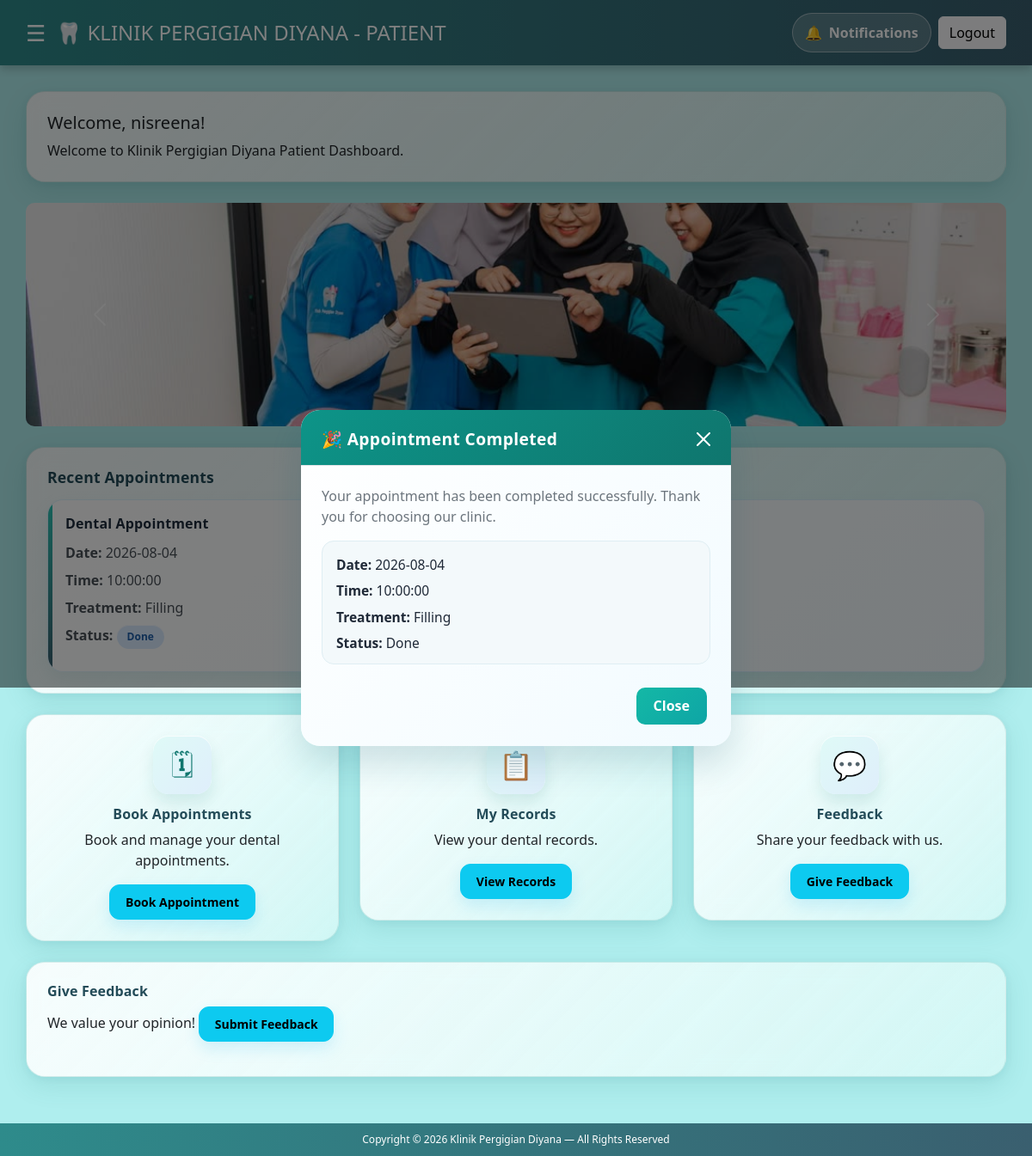
The app's page /patient/dashboard_patient.php (signed in) with its own data.
### tables this page shows
CREATE TABLE `appointments` (
  `id` int(11) NOT NULL,
  `customer_id` int(11) NOT NULL,
  `dentist` varchar(100) DEFAULT NULL,
  `date` date DEFAULT NULL,
  `time` time DEFAULT NULL,
  `treatment` varchar(100) DEFAULT NULL,
  `status` varchar(50) DEFAULT NULL,
  `notes` text DEFAULT NULL
);

### patient/dashboard_patient.php (the view, shortened to what this page needs)
<?php
include("../config.php");
$userId = $_SESSION["user_id"] ?? null;
$username = $_SESSION["username"] ?? "";
if ($username === "" && $userId) {
    $sqlUser = "SELECT id, username FROM users WHERE id=? LIMIT 1";
    $stmtUser = $conn->prepare($sqlUser);
    $stmtUser->bind_param("i", $userId);
    $stmtUser->execute();
    $resultUser = $stmtUser->get_result()->fetch_assoc();
    $stmtUser->close();
    if (!$resultUser) {
        header("Location: ../login.php");
        exit;
    }
    $username = $resultUser["username"];
    $_SESSION["username"] = $username;
} else {
    $sqlUser = "SELECT id FROM users WHERE username=? LIMIT 1";
    $stmtUser = $conn->prepare($sqlUser);
    $stmtUser->bind_param("s", $username);
    $stmtUser->execute();
    $resultUser = $stmtUser->get_result()->fetch_assoc();
}
$customer_id = $resultUser["id"] ?? $userId;
$sqlLatestApp = "SELECT date, time, treatment, status
                 FROM appointments
                 WHERE customer_id=?
                 ORDER BY date DESC, time DESC, id DESC
                 LIMIT 1";
$stmtLatestApp = $conn->prepare($sqlLatestApp);
$stmtLatestApp->bind_param("i", $customer_id);
$stmtLatestApp->execute();
$latestAppointment = $stmtLatestApp->get_result()->fetch_assoc();
$sqlApp = "SELECT date, time, treatment, status
           FROM appointments
           WHERE customer_id=?
           ORDER BY date DESC, time DESC, id DESC
           LIMIT 3";
$stmtApp = $conn->prepare($sqlApp);
$stmtApp->bind_param("i", $customer_id);
$stmtApp->execute();
$resultApp = $stmtApp->get_result();
$statusPopup = null;
if ($latestAppointment && !empty(trim((string)($latestAppointment["status"] ?? "")))) {
    $latestStatus = trim((string)$latestAppointment["status"]);
    $popupConfig = [
        "pending" => [
            "title" => "Appointment is Pending",
            "message" => "Your appointment is still awaiting confirmation from the clinic.",
            "icon" => "⏳"
        ],
        "approved" => [
            "title" => "Appointment Approved",
            "message" => "Your appointment has been approved. Please attend on the scheduled date and time.",
            "icon" => "✅"
        ],
        "done" => [
            "title" => "Appointment Completed",
            "message" => "Your appointment has been completed successfully. Thank you for choosing our clinic.",
            "icon" => "🎉"
        ],
        "cancelled" => [
            "title" => "Appointment Cancelled",
            "message" => "Your appointment has been cancelled. You may book a new one whenever needed.",
            "icon" => "⚠️"
        ]
    ];
    $statusPopup = $popupConfig[strtolower($latestStatus)] ?? [
        "title" => "Appointment Status Update",
        "message" => "Your current appointment status is " . htmlspecialchars($latestStatus) . ".",
        "icon" => "ℹ️"
    ];
}
?>
<!DOCTYPE html>
<html lang="en">
<head>
<link href="https://cdn.jsdelivr.net/npm/bootstrap@5.3.0/dist/css/bootstrap.min.css" rel="stylesheet">
<link rel="stylesheet" href="../css/dashboard_patient.css">
</head>
<body>
<div class="header">
    <div class="header-left">
        <span class="menu-toggle" onclick="toggleSidebar()">☰</span>
        <h4>🦷 KLINIK PERGIGIAN DIYANA - PATIENT</h4>
    </div>
    <div class="header-actions">
        <div class="notification-panel">
            <details>
                <summary>
                    🔔 <span>Notifications</span>
                </summary>
            </details>
        </div>
        <a href="../index.php" class="btn btn-light">Logout</a>
    </div>
</div>
<div class="container-fluid flex-grow-1">
    <div class="row">
        <div class="col-md-12 content" id="content">
            <div class="card mb-4">
                <div class="card-body">
                    <h5>
                        Welcome, <?= htmlspecialchars($username) ?>!
                    </h5>
                    <p class="mb-0">
                        Welcome to Klinik Pergigian Diyana Patient Dashboard.
                    </p>
                </div>
            </div>
            <div id="clinicCarousel"
                 class="carousel slide mb-4"
                 data-bs-ride="carousel">
                <div class="carousel-inner">
                    <div class="carousel-item active">
                        <img src="../img/clinic1.jpeg"
                             class="d-block w-100"
                             alt="Clinic Image 1">
                    </div>
                </div>
                <button class="carousel-control-prev"
                        type="button"
                        data-bs-target="#clinicCarousel"
                        data-bs-slide="prev">
                    <span class="carousel-control-prev-icon"></span>
                </button>
                <button class="carousel-control-next"
                        type="button"
                        data-bs-target="#clinicCarousel"
                        data-bs-slide="next">
                    <span class="carousel-control-next-icon"></span>
                </button>
            </div>
            <div class="card mb-4">
                <div class="card-body">
                    <h6 class="appointment-title">
                        Recent Appointments
                    </h6>
                    <div class="appointment-container">
                        <?php if ($resultApp->num_rows > 0): ?>
                            <?php while($row = $resultApp->fetch_assoc()): ?>
                                <?php
                                    $appointmentStatus = trim((string)($row["status"] ?? ""));
                                    $appointmentStatusClass = strtolower($appointmentStatus);
                                    $appointmentStatusStyles = [
                                        "approved" => "background:#d9f2df;color:#207a39;",
                                        "pending" => "background:#fff0cf;color:#a56500;",
                                        "cancelled" => "background:#fbdada;color:#b52b2b;",
                                        "done" => "background:#d9eaff;color:#1e5fa8;"
                                    ];
                                    $appointmentStatusStyle = $appointmentStatusStyles[$appointmentStatusClass] ?? "background:#e9ecef;color:#495057;";
                                ?>
                                <div class="appointment-card">
                                    <h6>
                                        Dental Appointment
                                    </h6>
                                    <p>
                                        <strong>Date:</strong>
                                        <?= htmlspecialchars($row["date"]) ?>
                                    </p>
                                    <p>
                                        <strong>Time:</strong>
                                        <?= htmlspecialchars($row["time"]) ?>
                                    </p>
                                    <p>
                                        <strong>Treatment:</strong>
                                        <?= htmlspecialchars($row["treatment"]) ?>
                                    </p>
                                    <p>
                                        <strong>Status:</strong>
                                        <span class="status" style="<?= $appointmentStatusStyle ?>">
                                            <?= htmlspecialchars($appointmentStatus) ?>
                                        </span>
                                    </p>
                                </div>
                            <?php endwhile; ?>
                        <?php endif; ?>
                    </div>
                </div>
            </div>
            <div class="row text-center mb-4">
                <div class="col-md-4">
                    <div class="card top-card">
                        <div class="card-body">
                            <div class="icon">🗓</div>
                            <h6>Book Appointments</h6>
                            <p>
                                Book and manage your dental appointments.
                            </p>
                            <a href="our_dentist.php"
                               class="btn btn-info btn-sm">
                                Book Appointment
                            </a>
                        </div>
                    </div>
                </div>
                <div class="col-md-4">
                    <div class="card top-card">
                        <div class="card-body">
                            <div class="icon">📋</div>
                            <h6>My Records</h6>
                            <p>
                                View your dental records.
                            </p>
                            <a href="patient_past.php"
                               class="btn btn-info btn-sm">
                                View Records
                            </a>
                        </div>
                    </div>
                </div>
                <div class="col-md-4">
                    <div class="card top-card">
                        <div class="card-body">
                            <div class="icon">💬</div>
                            <h6>Feedback</h6>
                            <p>
                                Share your feedback with us.
                            </p>
                            <a href="patient_feedback.php"
                               class="btn btn-info btn-sm">
                                Give Feedback
                            </a>
                        </div>
                    </div>
                </div>
            </div>
            <div class="card mb-4">
                <div class="card-body">
                    <h6>Give Feedback</h6>
                    <p>
                        We value your opinion!
                        <a href="patient_feedback.php"
                           class="btn btn-info btn-sm">
                            Submit Feedback
                        </a>
                    </p>
                </div>
            </div>
        </div>
    </div>
</div>
<?php if ($statusPopup && $latestAppointment): ?>
<div class="modal fade appointment-status-modal" id="appointmentStatusModal" tabindex="-1" aria-labelledby="appointmentStatusModalLabel" aria-hidden="true">
    <div class="modal-dialog modal-dialog-centered">
        <div class="modal-content">
            <div class="modal-header">
                <h5 class="modal-title fw-bold" id="appointmentStatusModalLabel">
                    <?= htmlspecialchars($statusPopup["icon"]) ?> <?= htmlspecialchars($statusPopup["title"]) ?>
                </h5>
                <button type="button" class="btn-close" data-bs-dismiss="modal" aria-label="Close"></button>
            </div>
            <div class="modal-body">
                <p class="mb-3 text-secondary"><?= htmlspecialchars($statusPopup["message"]) ?></p>
                <div class="status-detail-box">
                    <div><strong>Date:</strong> <?= htmlspecialchars($latestAppointment["date"] ?? "-") ?></div>
                    <div><strong>Time:</strong> <?= htmlspecialchars($latestAppointment["time"] ?? "-") ?></div>
                    <div><strong>Treatment:</strong> <?= htmlspecialchars($latestAppointment["treatment"] ?? "-") ?></div>
                    <div><strong>Status:</strong> <?= htmlspecialchars($latestAppointment["status"] ?? "-") ?></div>
                </div>
            </div>
            <div class="modal-footer">
                <button type="button" class="btn btn-primary" data-bs-dismiss="modal">Close</button>
            </div>
        </div>
    </div>
</div>
<?php endif; ?>
<div class="footer">
    Copyright © 2026 Klinik Pergigian Diyana — All Rights Reserved
</div>
</body>
</html>

### css/dashboard_patient.css (style rules this page uses)
body { background: #AFEEEE; font-family: 'Segoe UI', sans-serif; margin: 0; display: flex; flex-direction: column; min-height: 100vh; position: relative; }
body::before { content: none; }
.header { background: linear-gradient(90deg, #2e8b8b, #3a5f6f); color: white; padding: 15px 30px; display: flex; justify-content: space-between; align-items: center; box-shadow: 0 4px 10px rgba(0, 0, 0, 0.2); min-height: 60px; z-index: 1001; }
.header-left { display: flex; align-items: center; gap: 12px; }
.header-left h4 { margin: 0; line-height: 1.2; }
.menu-toggle { font-size: 26px; cursor: pointer; transition: transform 0.3s ease; }
.content { padding: 30px; flex-grow: 1; margin-left: 0; width: 100%; transition: all 0.3s ease; }
.top-card, .card { background: linear-gradient(135deg, rgba(255, 255, 255, 0.82), rgba(221, 250, 247, 0.72)); backdrop-filter: blur(12px); -webkit-backdrop-filter: blur(12px); border: 1px solid rgba(15, 118, 110, 0.12); border-radius: 22px; box-shadow: 0 10px 30px rgba(15, 118, 110, 0.12), 0 2px 12px rgba(14, 116, 144, 0.08); transition: transform 0.3s ease, box-shadow 0.3s ease, background 0.3s ease, border-color 0.3s ease; position: relative; overflow: hidden; }
.top-card::before, .card::before { content: ""; position: absolute; inset: 0; background: linear-gradient( 135deg, rgba(255, 255, 255, 0.4), rgba(255, 255, 255, 0) ); z-index: 0; pointer-events: none; }
.top-card .card-body, .card .card-body { position: relative; z-index: 1; padding: 1.5rem; }
.top-card h6, .card h6 { font-weight: 700; color: #234b58; letter-spacing: 0.01em; }
.top-card .icon { width: 68px; height: 68px; display: inline-flex; align-items: center; justify-content: center; border-radius: 18px; background: linear-gradient(135deg, #dffaf7, #dfeefb); font-size: 32px; margin-bottom: 14px; color: #0f766e; box-shadow: inset 0 1px 0 rgba(255,255,255,0.8), 0 10px 18px rgba(15, 118, 110, 0.12); }
.top-card .btn, .card .btn { border-radius: 12px; padding: 0.55rem 1.1rem; font-weight: 600; box-shadow: 0 8px 18px rgba(14, 165, 233, 0.15); }
.footer { background: linear-gradient(90deg, #2e8b8b, #3a5f6f); color: white; text-align: center; padding: 10px; font-size: 12px; margin-top: auto; }
#clinicCarousel { margin-bottom: 25px; }
#clinicCarousel .carousel-item img { width: 100%; height: 260px; object-fit: cover; border-radius: 10px; }
.appointment-card { background: linear-gradient(135deg, #ffffff 0%, #f3fbff 100%); border: 1px solid rgba(14, 165, 233, 0.12); border-radius: 18px; padding: 18px 20px; box-shadow: 0 8px 22px rgba(15, 118, 110, 0.08); min-width: 220px; flex: 1; position: relative; overflow: hidden; }
.appointment-card::before { content: ""; position: absolute; inset: 0 auto 0 0; width: 5px; background: linear-gradient(180deg, #2ec5b6, #3a5f6f); }
.appointment-card h6 { font-weight: 700; margin-bottom: 12px; color: #1f2d3d; }
.appointment-card p { margin-bottom: 8px; color: #495057; }
.appointment-title { margin-bottom: 15px; font-size: 1.1rem; }
.appointment-container { display: flex; gap: 15px; flex-wrap: wrap; }
.status { display: inline-block; padding: 5px 12px; border-radius: 999px; font-size: 12px; font-weight: 700; background-color: #e9f7fa; box-shadow: inset 0 1px 0 rgba(255,255,255,0.8); }

### records on screen
appointments: date "2026-08-04", time "10:00:00", treatment "Filling", status "Done", status "🎉", status "Appointment Completed", status "Your appointment has been completed successfully. Thank you for choosing our clinic."

### other values on screen
$username "nisreena"
